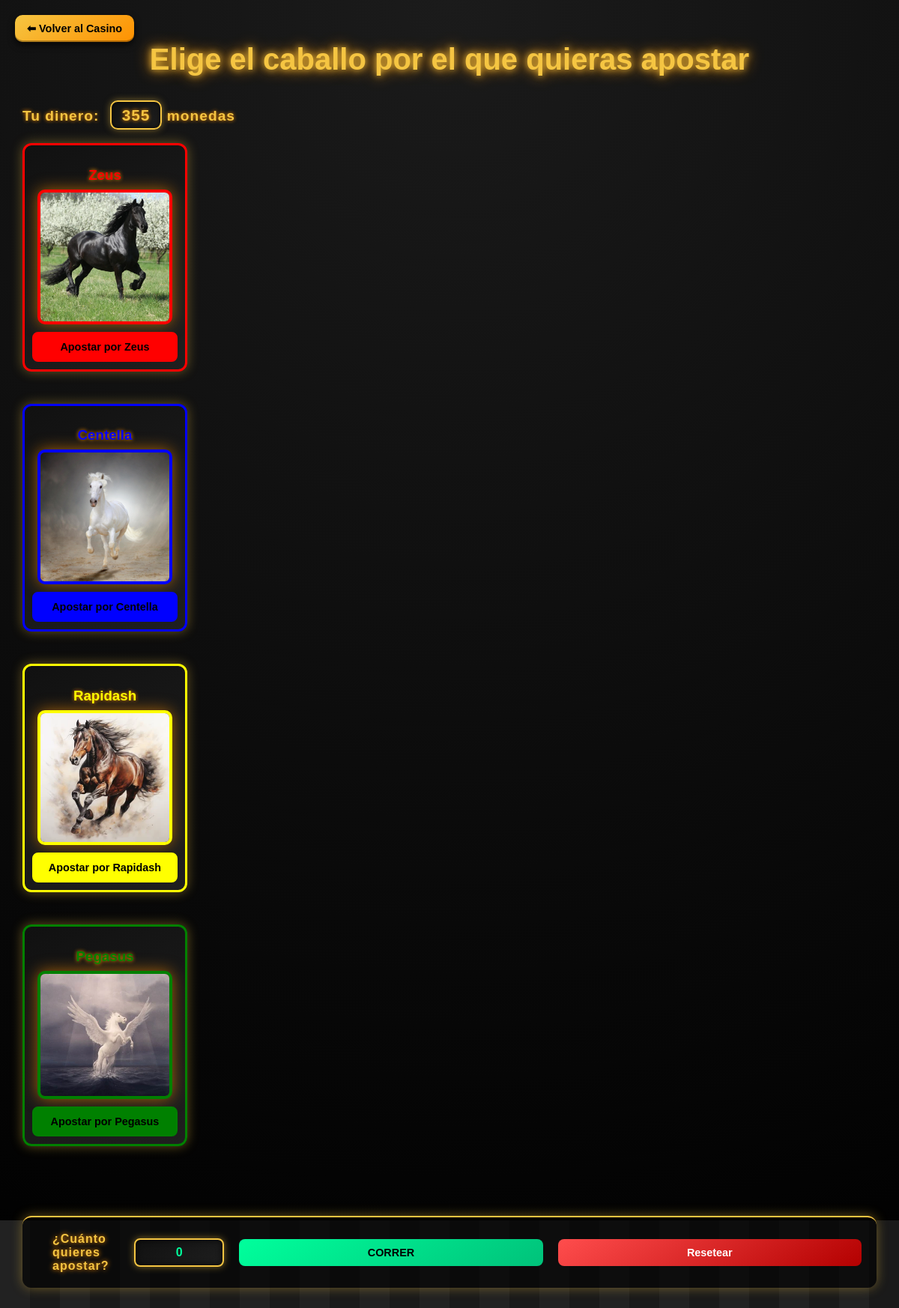
The app's page /frontController.php?carpeta=public&accion=index&controller=Caballo (signed in) with its own data.
### tables this page shows
CREATE TABLE `usuarios` (
  `id` int(11) NOT NULL,
  `username` varchar(100) NOT NULL,
  `email` varchar(150) NOT NULL,
  `contrasenia` varchar(255) NOT NULL,
  `dinero` int(10) NOT NULL DEFAULT 0,
  `ruta_imagen` varchar(255) DEFAULT NULL,
  `isAdmin` tinyint(1) NOT NULL DEFAULT 0
);

CREATE TABLE `caballos` (
  `id` int(11) NOT NULL,
  `nombre` varchar(50) NOT NULL,
  `ruta_imagen` varchar(255) NOT NULL,
  `color` varchar(30) DEFAULT NULL,
  `victorias` int(10) DEFAULT 0
);

### controllers/public/CaballoController.php (called while the page is built, shortened)
<?php
require_once './models/Caballo.php';
require_once './models/Usuario.php';
class CaballoController
{
    public function index()
    {
        $c = new Caballo();
        if (comprobarLogin()) {
            $usuario = (new Usuario())->getById($_SESSION['id_usuario']);
            $caballos = $c->getAll();
        }
        require_once "./views/public/carrera.php";
    }
}

### frontController.php (called while the page is built, shortened)
<?php
$accion = $_GET['accion'] ?? 'index';
$controller = new $controllerName();
$controller->$accion();

### config/conexion.php (called while the page is built)
<?php
class Database {
    public static function conectar() {
        try {
            $host = "localhost";
            $db   = "casino";
            $user = "root";
            $pass = "";
            $pdo = new PDO(
                "mysql:host=$host;dbname=$db;charset=utf8",
                $user,
                $pass
            );
            $pdo->setAttribute(PDO::ATTR_ERRMODE, PDO::ERRMODE_EXCEPTION);
            $pdo->setAttribute(PDO::ATTR_DEFAULT_FETCH_MODE, PDO::FETCH_ASSOC);
            return $pdo;
        } catch (PDOException $e) {
            die("Error de conexión: " . $e->getMessage());
        }
    }
}

### models/Usuario.php (called while the page is built, shortened)
<?php
require_once './config/conexion.php';
class Usuario
{
    private $db;
    public function __construct()
    {
        $this->db = Database::conectar();
    }
    public function getById($id)
    {
        $stmt = $this->db->prepare("SELECT id, username, email, dinero, ruta_imagen FROM usuarios WHERE id = ? AND isAdmin = 0");
        $stmt->execute([$id]);
        return $stmt->fetch();
    }
}

### models/Caballo.php (called while the page is built, shortened)
<?php
require_once './config/conexion.php';
class Caballo
{
    private $db;
    public function __construct()
    {
        $this->db = Database::conectar();
    }
    public function getAll()
    {
        return $this->db->query("SELECT * FROM caballos")->fetchAll();
    }
}

### views/public/carrera.php (the view, shortened to what this page needs)
<!DOCTYPE html>
<html lang="es">
<head>
  <link rel="stylesheet" href="./css/carrera_caballos.css">
</head>
<body>
<h1>Elige el caballo por el que quieras apostar</h1>
<p>Tu dinero: <span id="dinero_usuario"><?= $usuario["dinero"] ?? 'ERROR' ?></span> monedas</p>
<?php foreach ($caballos as $caballo): ?>
  <div
    id="<?= $caballo['nombre'] ?>"
    data-id="<?= $caballo['id'] ?>"
    style="border: 3px solid <?= $caballo['color'] ?>;"
  >
    <h3 style="color: <?= $caballo['color'] ?>;">
      <?= $caballo['nombre'] ?>
    </h3>
    <img
      src="<?= $caballo['ruta_imagen'] ?>"
      alt="<?= $caballo['nombre'] ?>"
      style="border: 4px solid <?= $caballo['color'] ?>; border-radius:10px;"
    >
    <button
      style="
        background: <?= $caballo['color'] ?>;
        border: 2px solid <?= $caballo['color'] ?>;
        color: #000;
      "
    >
      Apostar por <?= $caballo['nombre'] ?>
    </button>
  </div>
  <br>
<?php endforeach; ?>
<section>
  <label for="dinero_apostado">¿Cuánto quieres apostar?</label>
  <input type="number" id="dinero_apostado" value="0">
  <button id="run">CORRER</button>
  <button id="reset">Resetear</button>
</section>
<a href="index.php" class="casino-back">⬅ Volver al Casino</a>
</body>
</html>

### css/carrera_caballos.css (style rules this page uses)
* { box-sizing: border-box; font-family: "Trebuchet MS", sans-serif; }
body { margin: 0; padding: 30px; background: radial-gradient(circle at top, #1b1b1b, #000); color: #f5f5f5; position: relative; z-index: 0; }
h1 { text-align: center; font-size: 2.5rem; color: #f5c542; text-shadow: 0 0 10px #f5c542, 0 0 20px #ff9100; margin-bottom: 40px; }
div[id] { position: relative; width: 220px; margin-bottom: 25px; padding: 10px; background: linear-gradient(145deg, #111, #1f1f1f); border-radius: 12px; border: 2px solid #f5c542; box-shadow: 0 0 15px rgba(245, 197, 66, 0.4); }
h3 { text-align: center; color: #f5c542; margin-bottom: 8px; text-shadow: 0 0 5px #ff9100; }
img { width: 180px; display: block; margin: 0 auto 10px; filter: drop-shadow(0 0 10px rgba(255, 145, 0, 0.6)); }
button { width: 100%; padding: 10px; border: none; border-radius: 8px; font-size: 0.9rem; font-weight: bold; background: linear-gradient(145deg, #f5c542, #ff9100); color: #000; cursor: pointer; transition: all 0.2s ease; position: relative; }
section { margin-top: 50px; padding: 20px; border-top: 2px solid #f5c542; display: flex; align-items: center; gap: 20px; position: relative; z-index: 10; background: rgba(0, 0, 0, 0.6); padding: 20px; border-radius: 12px; box-shadow: 0 0 15px rgba(245, 197, 66, 0.4); }
#run { background: linear-gradient(145deg, #00ff9c, #00c27a); color: #000; }
#reset { background: linear-gradient(145deg, #ff4d4d, #b30000); color: #fff; }
body::after { content: ""; position: fixed; bottom: 0; left: 0; width: 100%; height: 120px; background: repeating-linear-gradient( 90deg, #222, #222 40px, #1a1a1a 40px, #1a1a1a 80px ); z-index: -1; pointer-events: none; }
section label { color: #f5c542; font-weight: bold; text-shadow: 0 0 6px #ff9100; letter-spacing: 1px; }
#dinero_apostado { width: 120px; padding: 8px 10px; margin-left: 10px; background: linear-gradient(145deg, #111, #1e1e1e); border: 2px solid #f5c542; border-radius: 8px; color: #00ff9c; font-size: 1rem; font-weight: bold; text-align: center; box-shadow: inset 0 0 8px rgba(0, 0, 0, 0.8), 0 0 10px rgba(245, 197, 66, 0.5); outline: none; transition: all 0.2s ease; }
p { font-size: 1.2rem; font-weight: bold; color: #f5c542; letter-spacing: 1px; text-shadow: 0 0 5px #ff9100; margin-bottom: 25px; }
#dinero_usuario { padding: 6px 14px; margin-left: 8px; background: linear-gradient(145deg, #111, #1e1e1e); border: 2px solid #f5c542; border-radius: 10px; color: #f5c542; font-size: 1.3rem; font-weight: bold; box-shadow: inset 0 0 6px rgba(0, 0, 0, 0.8), 0 0 10px rgba(245, 197, 66, 0.5); }
.casino-back { position: fixed; top: 20px; left: 20px; z-index: 999; display: inline-flex; align-items: center; gap: 8px; padding: 10px 16px; background: linear-gradient(145deg, #f5c542, #ff9100); color: #000; font-weight: bold; font-size: 0.9rem; text-decoration: none; border-radius: 10px; box-shadow: 0 4px 10px rgba(0, 0, 0, 0.7), inset 0 -2px 0 rgba(0, 0, 0, 0.3); transition: all 0.2s ease; }

### records on screen
usuarios: dinero "355"
caballos: nombre "Zeus", ruta_imagen (picture)
caballos: nombre "Centella", ruta_imagen (picture)
caballos: nombre "Rapidash", ruta_imagen (picture)
caballos: nombre "Pegasus", ruta_imagen (picture)
